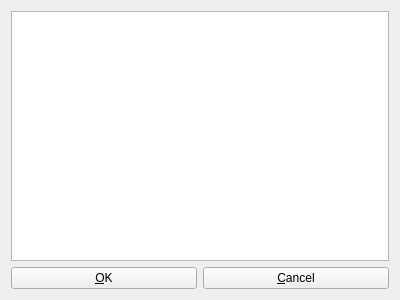
<?xml version="1.0" encoding="UTF-8"?>
<ui version="4.0">
 <class>RefWindow</class>
 <widget class="QWidget" name="RefWindow">
  <property name="geometry">
   <rect>
    <x>0</x>
    <y>0</y>
    <width>400</width>
    <height>300</height>
   </rect>
  </property>
  <property name="windowTitle">
   <string>Reference window</string>
  </property>
  <layout class="QGridLayout" name="gridLayout">
   <item row="1" column="0">
    <widget class="QPushButton" name="mButtonOk">
     <property name="text">
      <string>&amp;OK</string>
     </property>
    </widget>
   </item>
   <item row="1" column="1">
    <widget class="QPushButton" name="mButtonCancel">
     <property name="text">
      <string>&amp;Cancel</string>
     </property>
    </widget>
   </item>
   <item row="0" column="0" colspan="2">
    <widget class="QListWidget" name="listWidget"/>
   </item>
  </layout>
 </widget>
 <resources/>
 <connections>
  <connection>
   <sender>mButtonCancel</sender>
   <signal>clicked()</signal>
   <receiver>RefWindow</receiver>
   <slot>close()</slot>
   <hints>
    <hint type="sourcelabel">
     <x>272</x>
     <y>284</y>
    </hint>
    <hint type="destinationlabel">
     <x>397</x>
     <y>243</y>
    </hint>
   </hints>
  </connection>
  <connection>
   <sender>mButtonOk</sender>
   <signal>clicked()</signal>
   <receiver>RefWindow</receiver>
   <slot>setName()</slot>
   <hints>
    <hint type="sourcelabel">
     <x>166</x>
     <y>276</y>
    </hint>
    <hint type="destinationlabel">
     <x>396</x>
     <y>172</y>
    </hint>
   </hints>
  </connection>
 </connections>
 <slots>
  <slot>exit()</slot>
  <slot>setName()</slot>
 </slots>
</ui>
